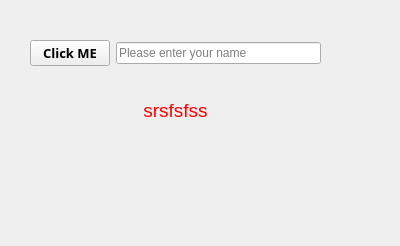
<?xml version="1.0" encoding="UTF-8"?>
<ui version="4.0">
 <class>Form</class>
 <widget class="QWidget" name="Form">
  <property name="geometry">
   <rect>
    <x>0</x>
    <y>0</y>
    <width>400</width>
    <height>246</height>
   </rect>
  </property>
  <property name="windowTitle">
   <string>Qt Designer Application</string>
  </property>
  <widget class="QWidget" name="layoutWidget">
   <property name="geometry">
    <rect>
     <x>10</x>
     <y>40</y>
     <width>331</width>
     <height>88</height>
    </rect>
   </property>
   <layout class="QVBoxLayout" name="verticalLayout" stretch="10,10">
    <property name="sizeConstraint">
     <enum>QLayout::SetMaximumSize</enum>
    </property>
    <property name="bottomMargin">
     <number>0</number>
    </property>
    <item>
     <layout class="QHBoxLayout" name="horizontalLayout">
      <property name="sizeConstraint">
       <enum>QLayout::SetDefaultConstraint</enum>
      </property>
      <property name="leftMargin">
       <number>20</number>
      </property>
      <property name="rightMargin">
       <number>20</number>
      </property>
      <property name="bottomMargin">
       <number>20</number>
      </property>
      <item>
       <widget class="QPushButton" name="btn_click">
        <property name="font">
         <font>
          <family>Segoe MDL2 Assets</family>
          <pointsize>10</pointsize>
          <weight>75</weight>
          <bold>true</bold>
         </font>
        </property>
        <property name="text">
         <string>Click ME</string>
        </property>
       </widget>
      </item>
      <item>
       <widget class="QLineEdit" name="lineEdit">
        <property name="minimumSize">
         <size>
          <width>10</width>
          <height>10</height>
         </size>
        </property>
        <property name="placeholderText">
         <string>Please enter your name</string>
        </property>
       </widget>
      </item>
     </layout>
    </item>
    <item>
     <widget class="QLabel" name="label">
      <property name="font">
       <font>
        <pointsize>14</pointsize>
       </font>
      </property>
      <property name="styleSheet">
       <string notr="true">QLabel{
color:red

}
</string>
      </property>
      <property name="text">
       <string>srsfsfss</string>
      </property>
      <property name="alignment">
       <set>Qt::AlignCenter</set>
      </property>
     </widget>
    </item>
   </layout>
  </widget>
 </widget>
 <resources/>
 <connections/>
</ui>
